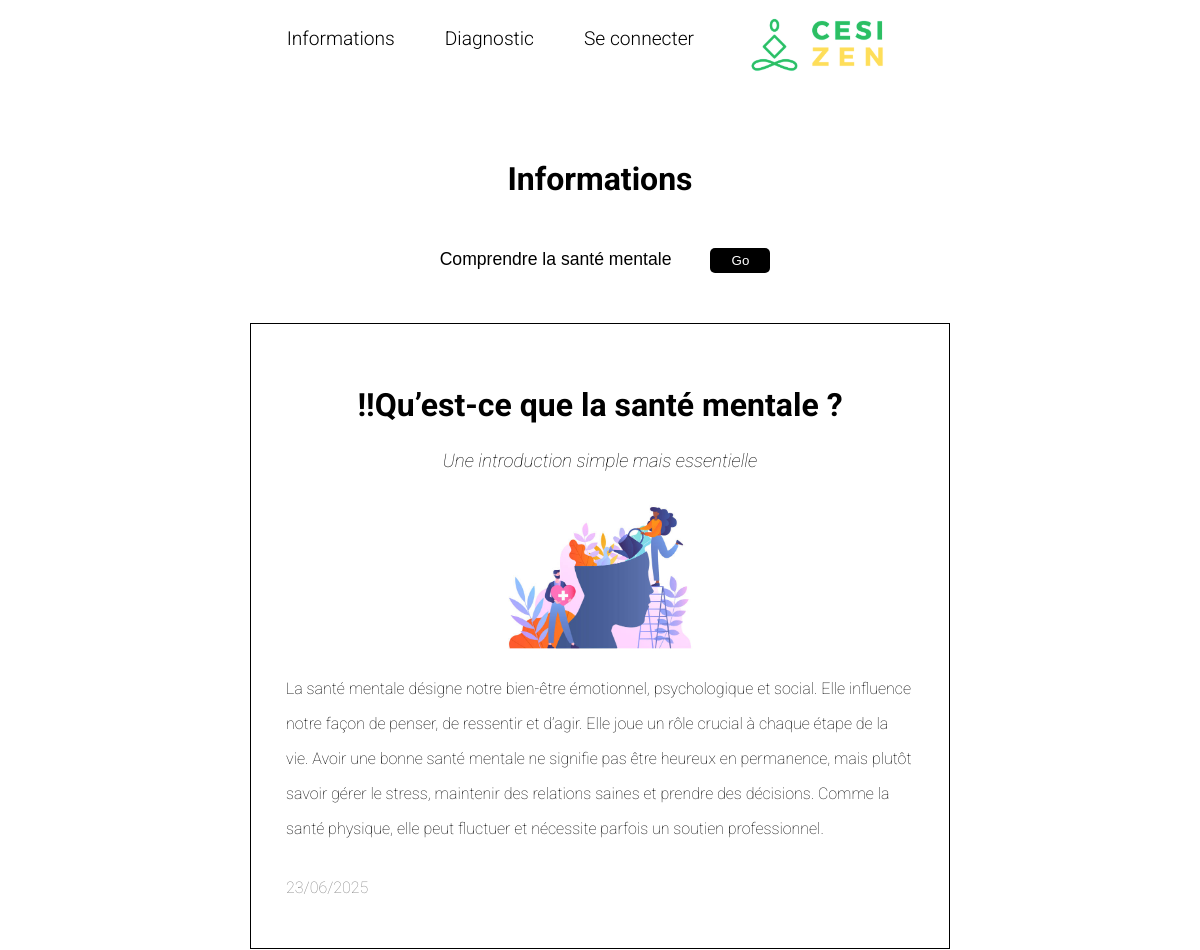
Before: / (upper part) with the older database file.
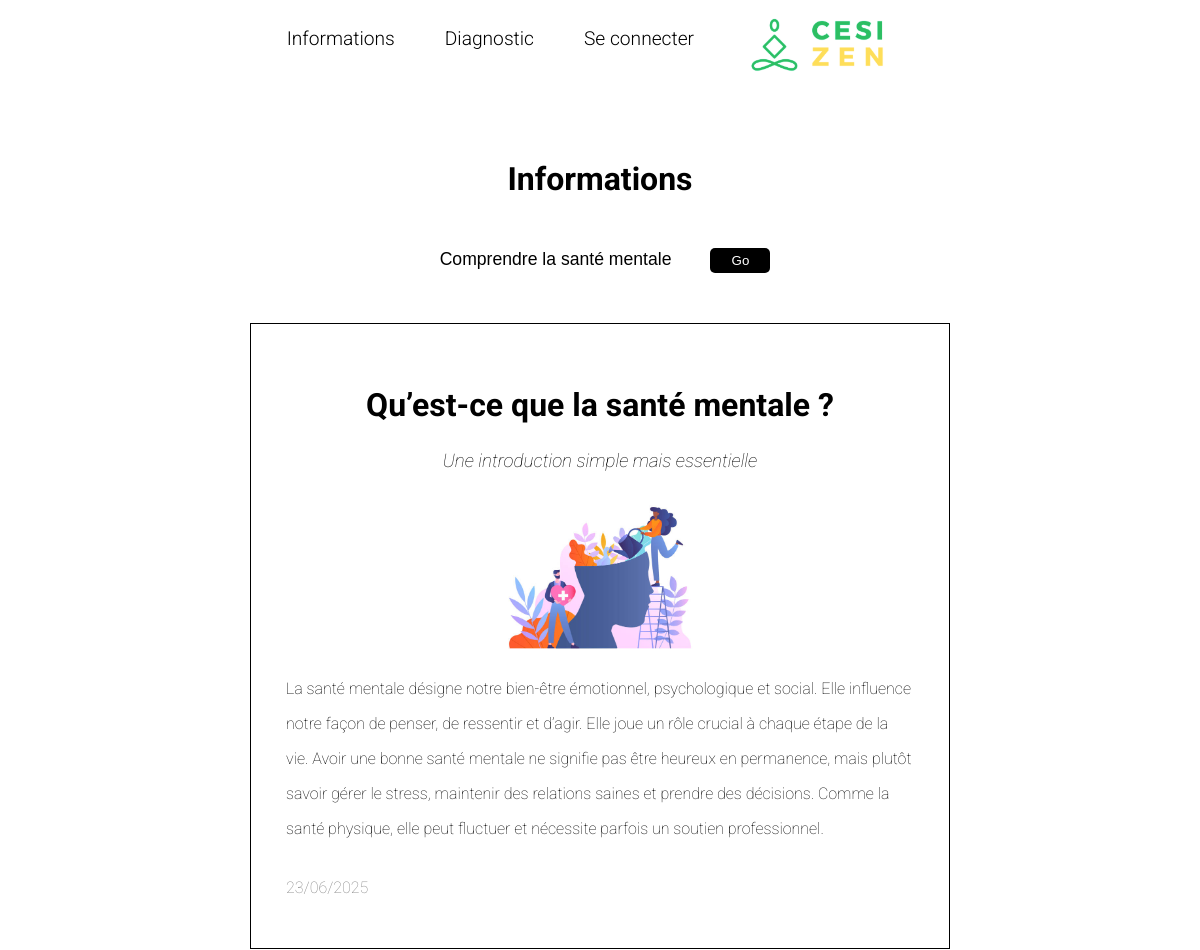
After: the same page with the newer database file.
### cesizenapp/models.py (models this page shows)
class Information(models.Model):
    CATEGORY = [
        ('SANTE-MENTAL', 'Comprendre la santé mentale'),
        ('RECONNAITRE-LE-STRESS', 'Reconnaître le stress'),
        ('GESTION-DU-STRESS', 'Techniques de gestion du stress'),
        ('COMPTRENDRE-EMOTIONS', 'Comprendre ses émotions'),
        ('HABITUDES', 'Habitude de vie et auto-soin'),
        ('ACTIVITES', 'Activités de détente'),
        ('DEMANDER-L-AIDE', 'Quand demander de l`aide'),
        ('SOUTENIR', 'Soutenir un proche'),
    ]
    idInformation = models.UUIDField(primary_key=True, default=uuid.uuid4, editable=False)
    title = models.CharField(max_length=50, null=False)
    caption = models.CharField(max_length=100)
    content = models.CharField(max_length=5000, null=False)
    image = models.ImageField(upload_to="images", null=True)
    alt = models.CharField(max_length=50, null=True)
    category = models.CharField(max_length=200, null=False, choices=CATEGORY, default='DRAFT')
    publicationDate = models.DateTimeField(auto_now_add=True, null=False)

### cesizenapp/views.py (the view)
# urls.py: 2. Add a URL to urlpatterns:  path('', views.home, name='home')
def home(request):
    informations = Information.objects.all()
    selected_category = request.GET.get('infoCategory')
    category_choices = Information.CATEGORY
    if not selected_category:
        selected_category = Information.CATEGORY[0][0]
    posts = Information.objects.filter(category=selected_category)
    post_length = posts.count()
    return render(request, 'home.html', {'informations': informations, 'posts': posts, 'selected_category': selected_category, 'category_choices': category_choices,'post_length': post_length})

### cesizenapp/templates/home.html (shortened to what this page needs)
<!DOCTYPE html>
<html lang="en">
<head>
</head>
<body>
{% include 'navigationMenu.html' %}
<div style="display: flex; justify-content: center; margin-left: auto; margin-right: auto; margin-top: 50px; margin-bottom: 50px; text-align: center; flex-wrap: wrap;">
    <h1 style="width: 100%; margin-bottom: 50px; ">Informations</h1>
    <form method="get" action="/">
        <select name="infoCategory"
                style="outline:none; background: none; font-size: 110%; font-weight: 100; appearance: none; display: inline; text-align-last: center; border: none;">
            {% for code, label in category_choices %}
                <option value="{{ code }}" {% if selected_category == code %} selected {% endif %}>
                    {{ label }}
                </option>
            {% endfor %}
        </select>
        <button type="submit"
                style="background-color: black; color: white; width: 60px; height: 25px; border:none; margin-left: 25px; border-radius: 5px">
            Go
        </button>
    </form>
</div>
<div id="informationPosts">
    {% for post in posts %}
        <div style=" margin-bottom: 100px; border-style: solid; border-color: black; border-width: 1px; padding: 35px;">
            <h2 style="text-align: center; font-size: 200%;"> {{ post.title }}</h2>
            <h3 style="text-align: center; font-weight: lighter; font-style: italic; margin-bottom: 25px;"> {{ post.caption }}</h3>
            <img src="{{ post.image.url }}"
                 style="width: 200px; justify-content: center; margin: auto; display: flex; height: auto;"/>
            <p style="line-height: 35px; font-weight: lighter"> {{ post.content }}</p>
            <p style="display: block; width: 100%; color: grey; font-weight: lighter; text-align: start;"> {{ post.publicationDate|date:"d/m/Y" }}</p>
        </div>
    {% endfor %}
</div>
</body>
</html>

Changed rows visible on the page:
changed Information "Une introduction simple mais essentielle": title "!!Qu’est-ce que la santé mentale ?" → "Qu’est-ce que la santé mentale ?"
